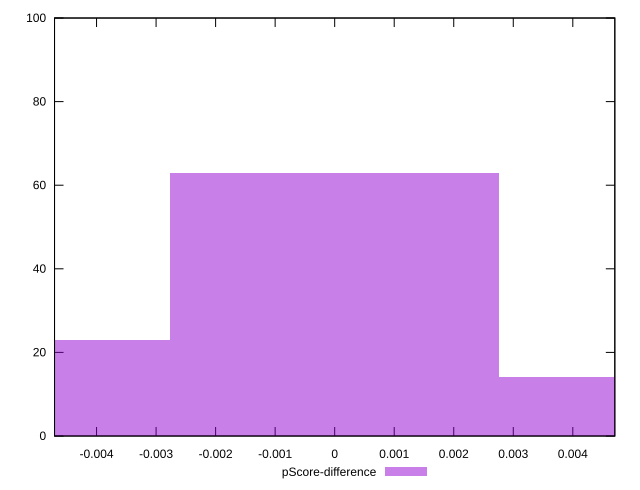

Reproduce this figure in gnuplot.
reset

$pScoreDifference <<EOF
0 63
-0.00551706279799855 23
0.00551706279799855 14
EOF

set key outside below
set boxwidth 0.00551706279799855
set xrange [-0.004705882352941171:0.004705882352941171]
set yrange [0:100]
set trange [0:100]
set style fill transparent solid 0.5 noborder
set terminal svg size 640, 490 enhanced background rgb 'white'
set output "reprap/uses-webp-images/samples/pages+cached/pScore-difference/histogram.svg"

plot $pScoreDifference title "pScore-difference" with boxes

reset
